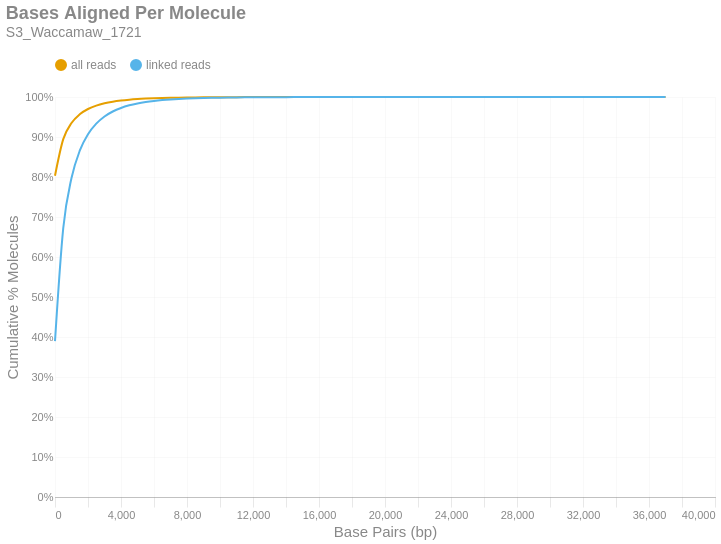

The cell this chart's notebook holds for it:
### Markdown cell above
### Bases Aligned Per Molecule
This is a cumulative frequency distribution showing the number of base pairs aligned per unique molecule. These data are shown in 500 bp bins. There are two distributions: one with `all reads` (yellow) and another with only `linked reads` (blue). The percent of molecules in the `linked reads` distribution is relative to the total number of linked molecules.

### Code cell
if SKIPLR:
    print_html(f"Skipped")
else:
    binned_df = consolidated_hist(valids['aligned_bp'], mask, 500, True)
    with SafeRender(binned_df):
        (
            density_plot(binned_df, 'Bases Aligned Per Molecule', samplename, 'basesper')
            .encode(
                x=alt.X('bin:Q', title="Base Pairs (bp)").axis(tickMinStep=500).scale(padding=0),
                y=alt.Y('value:Q', title='Cumulative % Molecules')
                    .axis(format='%')
                    .scale(domain = [0,1])
                    .stack(False),
                color=alt.Color("key:N").scale(domain = ["all reads", "linked reads"]),
                tooltip = [
                    alt.Tooltip("key:N", title = "Data Type"),
                    alt.Tooltip("range_label:N", title="Bases Aligned Per Molecule"),
                    alt.Tooltip("value:Q", format = ".2%", title="% Molecules (Cum.)")
                ]
            )
        ).display()

### Figure 1 — Vega-Lite specification as saved in the notebook (floating-point values rounded to 4 significant figures)
{"width": "container", "height": 400, "config": {"title": {"anchor": "start", "dy": -15, "fontSize": 18, "color": "#888888", "subtitleColor": "#888888", "subtitleFontSize": 14}, "arc": {"fill": "#0072B2"}, "axis": {"domainColor": "#888888", "domainWidth": 0.5, "gridWidth": 0.2, "grid": false, "titleFontWeight": 400, "titleFontSize": 15, "labelFontSize": 11, "labelColor": "#888888", "tickColor": "#888888", "tickWidth": 0.2, "titleColor": "#888888"}, "axisBand": {"grid": false}, "axisX": {"grid": true, "tickSize": 10, "domainCap": "round"}, "axisY": {"domain": false, "grid": true, "tickSize": 0, "domainCap": "round"}, "background": "transparent", "header": {"labelFontSize": 15, "labelColor": "#888888", "titleFontSize": 15, "titleFontWeight": 600, "titleColor": "#888888"}, "legend": {"labelFont": "sans-serif", "labelFontSize": 12, "labelColor": "#888888", "symbolSize": 100, "symbolType": "circle", "titleFontSize": 12, "titlePadding": 10, "titleColor": "#888888", "title": null, "orient": "top"}, "range": {"category": ["#E69F00", "#56B4E9", "#009E73", "#F0E442", "#0072B2", "#D55E00", "#CC79A7", "#000000"], "diverging": ["#cfe8f3", "#a2d4ec", "#73bfe2", "#46abdb", "#1696d2", "#12719e"]}, "area": {"fill": "#0072B2", "fillOpacity": 0.7, "line": true, "strokeOpacity": 0.7}, "line": {"color": "#0072B2", "stroke": "#0072B2", "strokeWidth": 2}, "trail": {"color": "#0072B2", "stroke": "#0072B2", "strokeWidth": 0, "size": 1}, "point": {"filled": true, "fillOpacity": 1.0, "size": 95}, "text": {"color": "#888888", "fontSize": 11, "align": "right", "fontWeight": 400, "size": 11}, "bar": {"fill": "#0072B2", "stroke": null}, "view": {"stroke": null, "continuousWidth": 660, "continuousHeight": 400}}, "data": {"name": "data-3c8ecadbeac0b75ddcab9afa3c33054f"}, "mark": {"type": "line", "interpolate": "monotone", "point": {"opacity": 0, "size": 275}}, "encoding": {"color": {"field": "key", "scale": {"domain": ["all reads", "linked reads"]}, "type": "nominal"}, "tooltip": [{"field": "key", "title": "Data Type", "type": "nominal"}, {"field": "range_label", "title": "Bases Aligned Per Molecule", "type": "nominal"}, {"field": "value", "format": ".2%", "title": "% Molecules (Cum.)", "type": "quantitative"}], "x": {"axis": {"tickMinStep": 500}, "field": "bin", "scale": {"padding": 0}, "title": "Base Pairs (bp)", "type": "quantitative"}, "y": {"axis": {"format": "%"}, "field": "value", "scale": {"domain": [0, 1]}, "stack": false, "title": "Cumulative % Molecules", "type": "quantitative"}}, "params": [{"name": "param_c36ac31b6afebe62", "select": {"type": "point", "fields": ["key"]}, "bind": "legend"}], "title": {"text": "Bases Aligned Per Molecule", "subtitle": "S3_Waccamaw_1721"}, "transform": [{"fold": ["all reads (cumsum)", "linked reads (cumsum)"]}, {"calculate": "replace(datum.key, ' (cumsum)', '')", "as": "key"}, {"filter": {"param": "param_c36ac31b6afebe62"}}], "usermeta": {"embedOptions": {"downloadFileName": "S3_Waccamaw_1721.basesper"}}, "$schema": "https://vega.github.io/schema/vega-lite/v6.1.0.json", "datasets": {"data-3c8ecadbeac0b75ddcab9afa3c33054f": [{"bin": "0.0", "interval": "0.0-500.0", "all reads": 0.8032, "linked reads": 0.3896, "all reads (cumsum)": 0.8032, "linked reads (cumsum)": 0.3896, "range_label": "0-499"}, {"bin": "500.0", "interval": "500.0-1000.0", "all reads": 0.09141, "linked reads": 0.2826, "all reads (cumsum)": 0.8946, "linked reads (cumsum)": 0.6722, "range_label": "500-999"}, {"bin": "1000.0", "interval": "1000.0-1500.0", "all reads": 0.04025, "linked reads": 0.1252, "all reads (cumsum)": 0.9349, "linked reads (cumsum)": 0.7973, "range_label": "1000-1499"}, {"bin": "1500.0", "interval": "1500.0-2000.0", "all reads": 0.02197, "linked reads": 0.06836, "all reads (cumsum)": 0.9568, "linked reads (cumsum)": 0.8657, "range_label": "1500-1999"}, {"bin": "2000.0", "interval": "2000.0-2500.0", "all reads": 0.01318, "linked reads": 0.041, "all reads (cumsum)": 0.97, "linked reads (cumsum)": 0.9067, "range_label": "2000-2499"}, {"bin": "2500.0", "interval": "2500.0-3000.0", "all reads": 0.008553, "linked reads": 0.02661, "all reads (cumsum)": 0.9786, "linked reads (cumsum)": 0.9333, "range_label": "2500-2999"}, {"bin": "3000.0", "interval": "3000.0-3500.0", "all reads": 0.005745, "linked reads": 0.01788, "all reads (cumsum)": 0.9843, "linked reads (cumsum)": 0.9512, "range_label": "3000-3499"}, {"bin": "3500.0", "interval": "3500.0-4000.0", "all reads": 0.00403, "linked reads": 0.01254, "all reads (cumsum)": 0.9883, "linked reads (cumsum)": 0.9637, "range_label": "3500-3999"}, {"bin": "4000.0", "interval": "4000.0-4500.0", "all reads": 0.002862, "linked reads": 0.008905, "all reads (cumsum)": 0.9912, "linked reads (cumsum)": 0.9726, "range_label": "4000-4499"}, {"bin": "4500.0", "interval": "4500.0-5000.0", "all reads": 0.002097, "linked reads": 0.006526, "all reads (cumsum)": 0.9933, "linked reads (cumsum)": 0.9792, "range_label": "4500-4999"}, {"bin": "5000.0", "interval": "5000.0-5500.0", "all reads": 0.001537, "linked reads": 0.004783, "all reads (cumsum)": 0.9948, "linked reads (cumsum)": 0.984, "range_label": "5000-5499"}, {"bin": "5500.0", "interval": "5500.0-6000.0", "all reads": 0.001142, "linked reads": 0.003554, "all reads (cumsum)": 0.996, "linked reads (cumsum)": 0.9875, "range_label": "5500-5999"}, {"bin": "6000.0", "interval": "6000.0-6500.0", "all reads": 0.000869, "linked reads": 0.002704, "all reads (cumsum)": 0.9969, "linked reads (cumsum)": 0.9902, "range_label": "6000-6499"}, {"bin": "6500.0", "interval": "6500.0-7000.0", "all reads": 0.0006701, "linked reads": 0.002085, "all reads (cumsum)": 0.9975, "linked reads (cumsum)": 0.9923, "range_label": "6500-6999"}, {"bin": "7000.0", "interval": "7000.0-7500.0", "all reads": 0.0005103, "linked reads": 0.001588, "all reads (cumsum)": 0.998, "linked reads (cumsum)": 0.9939, "range_label": "7000-7499"}, {"bin": "7500.0", "interval": "7500.0-8000.0", "all reads": 0.0003907, "linked reads": 0.001216, "all reads (cumsum)": 0.9984, "linked reads (cumsum)": 0.9951, "range_label": "7500-7999"}, {"bin": "8000.0", "interval": "8000.0-8500.0", "all reads": 0.0003135, "linked reads": 0.0009754, "all reads (cumsum)": 0.9987, "linked reads (cumsum)": 0.9961, "range_label": "8000-8499"}, {"bin": "8500.0", "interval": "8500.0-9000.0", "all reads": 0.0002467, "linked reads": 0.0007677, "all reads (cumsum)": 0.999, "linked reads (cumsum)": 0.9968, "range_label": "8500-8999"}, {"bin": "9000.0", "interval": "9000.0-9500.0", "all reads": 0.0001989, "linked reads": 0.000619, "all reads (cumsum)": 0.9992, "linked reads (cumsum)": 0.9975, "range_label": "9000-9499"}, {"bin": "9500.0", "interval": "9500.0-10000.0", "all reads": 0.0001539, "linked reads": 0.0004789, "all reads (cumsum)": 0.9993, "linked reads (cumsum)": 0.9979, "range_label": "9500-9999"}, {"bin": "10000.0", "interval": "10000.0-10500.0", "all reads": 0.000125, "linked reads": 0.0003889, "all reads (cumsum)": 0.9995, "linked reads (cumsum)": 0.9983, "range_label": "10000-10499"}, {"bin": "10500.0", "interval": "10500.0-11000.0", "all reads": 9.673e-05, "linked reads": 0.000301, "all reads (cumsum)": 0.9996, "linked reads (cumsum)": 0.9986, "range_label": "10500-10999"}, {"bin": "11000.0", "interval": "11000.0-11500.0", "all reads": 7.944e-05, "linked reads": 0.0002472, "all reads (cumsum)": 0.9996, "linked reads (cumsum)": 0.9989, "range_label": "11000-11499"}, {"bin": "11500.0", "interval": "11500.0-12000.0", "all reads": 5.992e-05, "linked reads": 0.0001865, "all reads (cumsum)": 0.9997, "linked reads (cumsum)": 0.9991, "range_label": "11500-11999"}, {"bin": "12000.0", "interval": "12000.0-12500.0", "all reads": 5.65e-05, "linked reads": 0.0001758, "all reads (cumsum)": 0.9998, "linked reads (cumsum)": 0.9992, "range_label": "12000-12499"}, {"bin": "12500.0", "interval": "12500.0-13000.0", "all reads": 4.485e-05, "linked reads": 0.0001396, "all reads (cumsum)": 0.9998, "linked reads (cumsum)": 0.9994, "range_label": "12500-12999"}, {"bin": "13000.0", "interval": "13000.0-13500.0", "all reads": 3.441e-05, "linked reads": 0.0001071, "all reads (cumsum)": 0.9998, "linked reads (cumsum)": 0.9995, "range_label": "13000-13499"}, {"bin": "13500.0", "interval": "13500.0-14000.0", "all reads": 2.482e-05, "linked reads": 7.725e-05, "all reads (cumsum)": 0.9999, "linked reads (cumsum)": 0.9996, "range_label": "13500-13999"}, {"bin": "14000.0", "interval": "14000.0-14500.0", "all reads": 2.465e-05, "linked reads": 7.671e-05, "all reads (cumsum)": 0.9999, "linked reads (cumsum)": 0.9996, "range_label": "14000-14499"}, {"bin": "14500.0", "interval": "14500.0-15000.0", "all reads": 2.106e-05, "linked reads": 6.553e-05, "all reads (cumsum)": 0.9999, "linked reads (cumsum)": 0.9997, "range_label": "14500-14999"}, {"bin": "15000.0", "interval": "15000.0-15500.0", "all reads": 1.661e-05, "linked reads": 5.167e-05, "all reads (cumsum)": 0.9999, "linked reads (cumsum)": 0.9998, "range_label": "15000-15499"}, {"bin": "15500.0", "interval": "15500.0-16000.0", "all reads": 1.335e-05, "linked reads": 4.155e-05, "all reads (cumsum)": 0.9999, "linked reads (cumsum)": 0.9998, "range_label": "15500-15999"}, {"bin": "16000.0", "interval": "16000.0-16500.0", "all reads": 1.096e-05, "linked reads": 3.409e-05, "all reads (cumsum)": 0.9999, "linked reads (cumsum)": 0.9998, "range_label": "16000-16499"}, {"bin": "16500.0", "interval": "16500.0-17000.0", "all reads": 7.019e-06, "linked reads": 2.184e-05, "all reads (cumsum)": 1.0, "linked reads (cumsum)": 0.9999, "range_label": "16500-16999"}, {"bin": "17000.0", "interval": "17000.0-17500.0", "all reads": 7.019e-06, "linked reads": 2.184e-05, "all reads (cumsum)": 1.0, "linked reads (cumsum)": 0.9999, "range_label": "17000-17499"}, {"bin": "17500.0", "interval": "17500.0-18000.0", "all reads": 6.334e-06, "linked reads": 1.971e-05, "all reads (cumsum)": 1.0, "linked reads (cumsum)": 0.9999, "range_label": "17500-17999"}, {"bin": "18000.0", "interval": "18000.0-18500.0", "all reads": 5.307e-06, "linked reads": 1.651e-05, "all reads (cumsum)": 1.0, "linked reads (cumsum)": 0.9999, "range_label": "18000-18499"}, {"bin": "18500.0", "interval": "18500.0-19000.0", "all reads": 3.595e-06, "linked reads": 1.119e-05, "all reads (cumsum)": 1.0, "linked reads (cumsum)": 0.9999, "range_label": "18500-18999"}, {"bin": "19000.0", "interval": "19000.0-19500.0", "all reads": 3.082e-06, "linked reads": 9.589e-06, "all reads (cumsum)": 1.0, "linked reads (cumsum)": 0.9999, "range_label": "19000-19499"}, {"bin": "19500.0", "interval": "19500.0-20000.0", "all reads": 3.938e-06, "linked reads": 1.225e-05, "all reads (cumsum)": 1.0, "linked reads (cumsum)": 0.9999, "range_label": "19500-19999"}, {"bin": "20000.0", "interval": "20000.0-20500.0", "all reads": 2.568e-06, "linked reads": 7.991e-06, "all reads (cumsum)": 1.0, "linked reads (cumsum)": 1.0, "range_label": "20000-20499"}, {"bin": "20500.0", "interval": "20500.0-21000.0", "all reads": 3.424e-06, "linked reads": 1.065e-05, "all reads (cumsum)": 1.0, "linked reads (cumsum)": 1.0, "range_label": "20500-20999"}, {"bin": "21000.0", "interval": "21000.0-21500.0", "all reads": 1.198e-06, "linked reads": 3.729e-06, "all reads (cumsum)": 1.0, "linked reads (cumsum)": 1.0, "range_label": "21000-21499"}, {"bin": "21500.0", "interval": "21500.0-22000.0", "all reads": 1.883e-06, "linked reads": 5.86e-06, "all reads (cumsum)": 1.0, "linked reads (cumsum)": 1.0, "range_label": "21500-21999"}, {"bin": "22000.0", "interval": "22000.0-22500.0", "all reads": 1.712e-06, "linked reads": 5.327e-06, "all reads (cumsum)": 1.0, "linked reads (cumsum)": 1.0, "range_label": "22000-22499"}, {"bin": "22500.0", "interval": "22500.0-23000.0", "all reads": 8.56e-07, "linked reads": 2.664e-06, "all reads (cumsum)": 1.0, "linked reads (cumsum)": 1.0, "range_label": "22500-22999"}, {"bin": "23000.0", "interval": "23000.0-23500.0", "all reads": 3.424e-07, "linked reads": 1.065e-06, "all reads (cumsum)": 1.0, "linked reads (cumsum)": 1.0, "range_label": "23000-23499"}, {"bin": "23500.0", "interval": "23500.0-24000.0", "all reads": 8.56e-07, "linked reads": 2.664e-06, "all reads (cumsum)": 1.0, "linked reads (cumsum)": 1.0, "range_label": "23500-23999"}, {"bin": "24000.0", "interval": "24000.0-24500.0", "all reads": 6.848e-07, "linked reads": 2.131e-06, "all reads (cumsum)": 1.0, "linked reads (cumsum)": 1.0, "range_label": "24000-24499"}, {"bin": "24500.0", "interval": "24500.0-25000.0", "all reads": 8.56e-07, "linked reads": 2.664e-06, "all reads (cumsum)": 1.0, "linked reads (cumsum)": 1.0, "range_label": "24500-24999"}, {"bin": "25000.0", "interval": "25000.0-25500.0", "all reads": 3.424e-07, "linked reads": 1.065e-06, "all reads (cumsum)": 1.0, "linked reads (cumsum)": 1.0, "range_label": "25000-25499"}, {"bin": "25500.0", "interval": "25500.0-26000.0", "all reads": 0.0, "linked reads": 0.0, "all reads (cumsum)": 1.0, "linked reads (cumsum)": 1.0, "range_label": "25500-25999"}, {"bin": "26000.0", "interval": "26000.0-26500.0", "all reads": 0.0, "linked reads": 0.0, "all reads (cumsum)": 1.0, "linked reads (cumsum)": 1.0, "range_label": "26000-26499"}, {"bin": "26500.0", "interval": "26500.0-27000.0", "all reads": 6.848e-07, "linked reads": 2.131e-06, "all reads (cumsum)": 1.0, "linked reads (cumsum)": 1.0, "range_label": "26500-26999"}, {"bin": "27000.0", "interval": "27000.0-27500.0", "all reads": 1.712e-07, "linked reads": 5.327e-07, "all reads (cumsum)": 1.0, "linked reads (cumsum)": 1.0, "range_label": "27000-27499"}, {"bin": "27500.0", "interval": "27500.0-28000.0", "all reads": 0.0, "linked reads": 0.0, "all reads (cumsum)": 1.0, "linked reads (cumsum)": 1.0, "range_label": "27500-27999"}, {"bin": "28000.0", "interval": "28000.0-28500.0", "all reads": 1.712e-07, "linked reads": 5.327e-07, "all reads (cumsum)": 1.0, "linked reads (cumsum)": 1.0, "range_label": "28000-28499"}, {"bin": "28500.0", "interval": "28500.0-29000.0", "all reads": 3.424e-07, "linked reads": 1.065e-06, "all reads (cumsum)": 1.0, "linked reads (cumsum)": 1.0, "range_label": "28500-28999"}, {"bin": "29000.0", "interval": "29000.0-29500.0", "all reads": 3.424e-07, "linked reads": 1.065e-06, "all reads (cumsum)": 1.0, "linked reads (cumsum)": 1.0, "range_label": "29000-29499"}, {"bin": "29500.0", "interval": "29500.0-30000.0", "all reads": 1.712e-07, "linked reads": 5.327e-07, "all reads (cumsum)": 1.0, "linked reads (cumsum)": 1.0, "range_label": "29500-29999"}, {"bin": "30000.0", "interval": "30000.0-30500.0", "all reads": 0.0, "linked reads": 0.0, "all reads (cumsum)": 1.0, "linked reads (cumsum)": 1.0, "range_label": "30000-30499"}, {"bin": "30500.0", "interval": "30500.0-31000.0", "all reads": 0.0, "linked reads": 0.0, "all reads (cumsum)": 1.0, "linked reads (cumsum)": 1.0, "range_label": "30500-30999"}, {"bin": "31000.0", "interval": "31000.0-31500.0", "all reads": 3.424e-07, "linked reads": 1.065e-06, "all reads (cumsum)": 1.0, "linked reads (cumsum)": 1.0, "range_label": "31000-31499"}, {"bin": "31500.0", "interval": "31500.0-32000.0", "all reads": 1.712e-07, "linked reads": 5.327e-07, "all reads (cumsum)": 1.0, "linked reads (cumsum)": 1.0, "range_label": "31500-31999"}, {"bin": "32000.0", "interval": "32000.0-32500.0", "all reads": 0.0, "linked reads": 0.0, "all reads (cumsum)": 1.0, "linked reads (cumsum)": 1.0, "range_label": "32000-32499"}, {"bin": "32500.0", "interval": "32500.0-33000.0", "all reads": 1.712e-07, "linked reads": 5.327e-07, "all reads (cumsum)": 1.0, "linked reads (cumsum)": 1.0, "range_label": "32500-32999"}, {"bin": "33000.0", "interval": "33000.0-33500.0", "all reads": 0.0, "linked reads": 0.0, "all reads (cumsum)": 1.0, "linked reads (cumsum)": 1.0, "range_label": "33000-33499"}, {"bin": "33500.0", "interval": "33500.0-34000.0", "all reads": 0.0, "linked reads": 0.0, "all reads (cumsum)": 1.0, "linked reads (cumsum)": 1.0, "range_label": "33500-33999"}, {"bin": "34000.0", "interval": "34000.0-34500.0", "all reads": 0.0, "linked reads": 0.0, "all reads (cumsum)": 1.0, "linked reads (cumsum)": 1.0, "range_label": "34000-34499"}, {"bin": "34500.0", "interval": "34500.0-35000.0", "all reads": 0.0, "linked reads": 0.0, "all reads (cumsum)": 1.0, "linked reads (cumsum)": 1.0, "range_label": "34500-34999"}, {"bin": "35000.0", "interval": "35000.0-35500.0", "all reads": 0.0, "linked reads": 0.0, "all reads (cumsum)": 1.0, "linked reads (cumsum)": 1.0, "range_label": "35000-35499"}, {"bin": "35500.0", "interval": "35500.0-36000.0", "all reads": 0.0, "linked reads": 0.0, "all reads (cumsum)": 1.0, "linked reads (cumsum)": 1.0, "range_label": "35500-35999"}, {"bin": "36000.0", "interval": "36000.0-36500.0", "all reads": 0.0, "linked reads": 0.0, "all reads (cumsum)": 1.0, "linked reads (cumsum)": 1.0, "range_label": "36000-36499"}, {"bin": "36500.0", "interval": "36500.0-37000.0", "all reads": 0.0, "linked reads": 0.0, "all reads (cumsum)": 1.0, "linked reads (cumsum)": 1.0, "range_label": "36500-36999"}, {"bin": "37000.0", "interval": "37000.0-37500.0", "all reads": 1.712e-07, "linked reads": 5.327e-07, "all reads (cumsum)": 1.0, "linked reads (cumsum)": 1.0, "range_label": "37000-37499"}]}}
